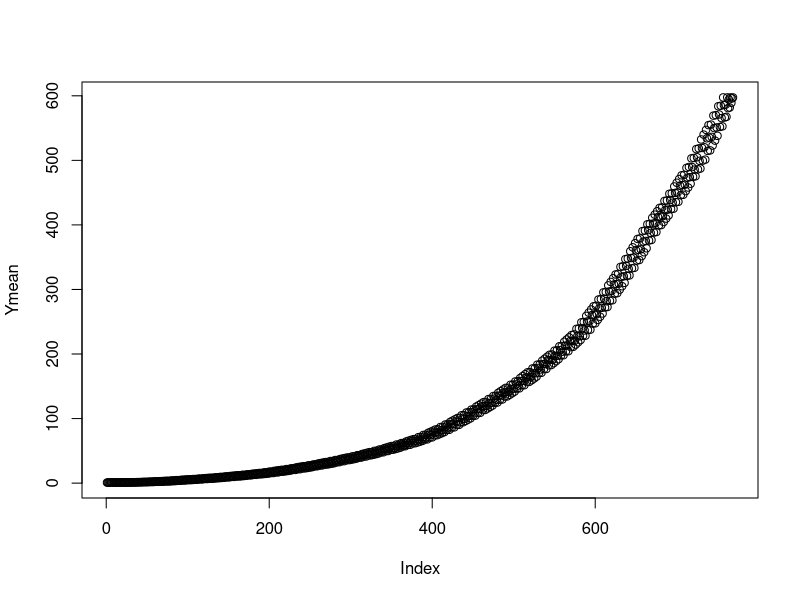
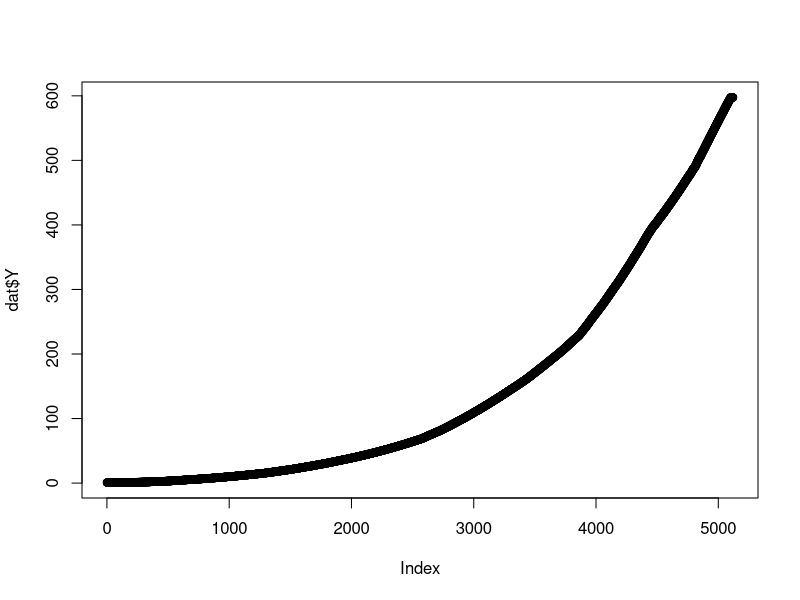
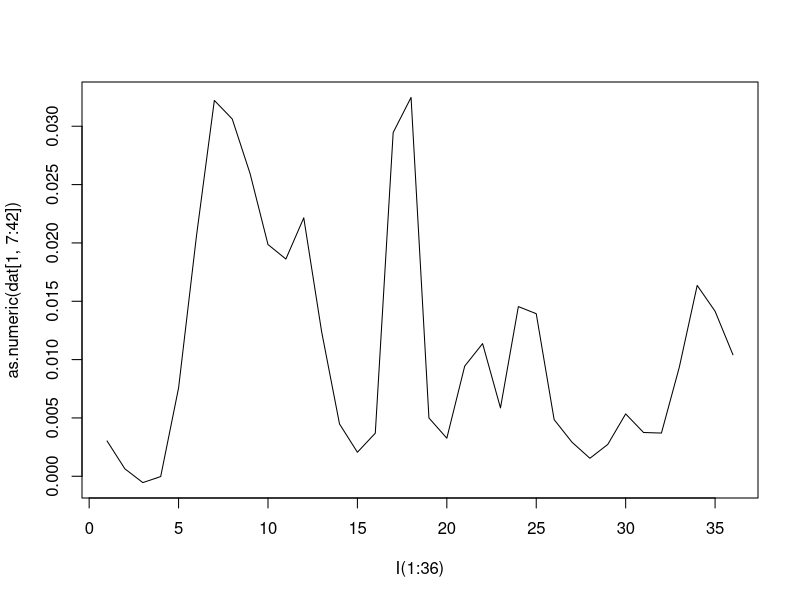
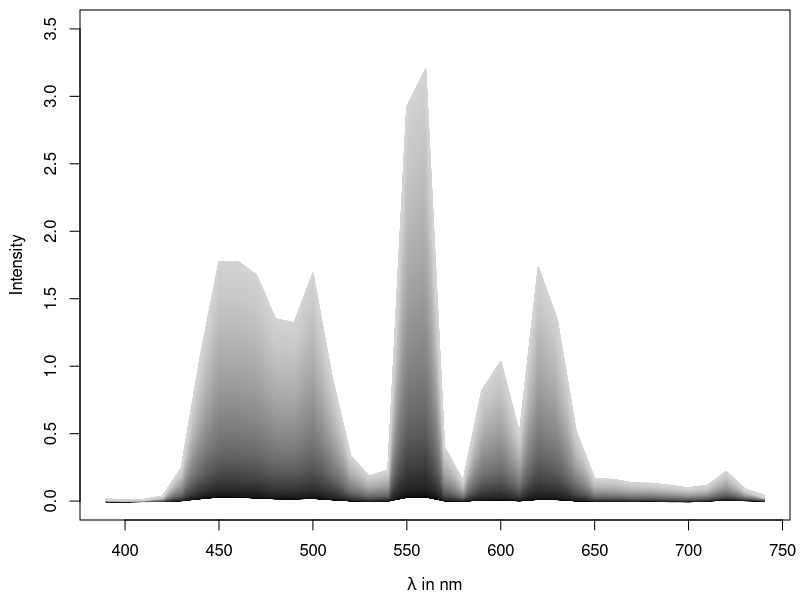

Write R code to recreate these figures, in order.
#!/usr/bin/env Rscript
# -*- encoding: utf-8 -*-
# ./plot_spectra_monitor.R
#
# (c) 2010 Konstantin Sering, Nora Umbach, Dominik Wabersich
# <colorlab[at]psycho.uni-tuebingen.de>
#
# GPL 3.0+ or (cc) by-sa (http://creativecommons.org/licenses/by-sa/3.0/)
#
# content: (1) spectra for tubes
#          (2) luminance curves
#
# input: depth_monitor20120210_1127.txt
# output: monitor_spectrum.pdf
#
# last mod 2012-05-29, NU

setwd("Z:/AG_Heller/calibdata/measurements")

dat <- read.table("depth_monitor20120210_1127.txt", sep=",")

names(dat) <- c("R","G","B","x","y","Y",paste("l", 1:36, sep=""))

dat$grey <- factor(round(1023*with(dat, 0.299*R/255 + 0.587*G/255 + 0.114*B/255)))

Ymean <- with(dat, tapply(Y, grey, mean))

# Luminance steps
plot(Ymean)
plot(dat$Y)

## monitor
pdf("../figures/monitor_spectrum_20120210.pdf", width=5, height=5)
par(mai=c(.8,.8,.1,.1), mgp=c(2.7,1,0))

startp <- 0
endp <- 2700
lcolor <- colorRampPalette(c("black","lightgrey"))(endp)
plot(as.numeric(dat[1,7:42]) ~ I(seq(390, 740, 10)), type="l",
    col=lcolor[startp], ylim=c(0,3.5), xlab=expression(paste(lambda, " in nm")), ylab="Intensity")
for (i in startp:endp){
    lines(as.numeric(dat[i,7:42]) ~ I(seq(390, 740, 10)), col=lcolor[i])
}

dev.off()

# One Spectrum
plot(as.numeric(dat[1,7:42]) ~ I(1:36), type="l")

